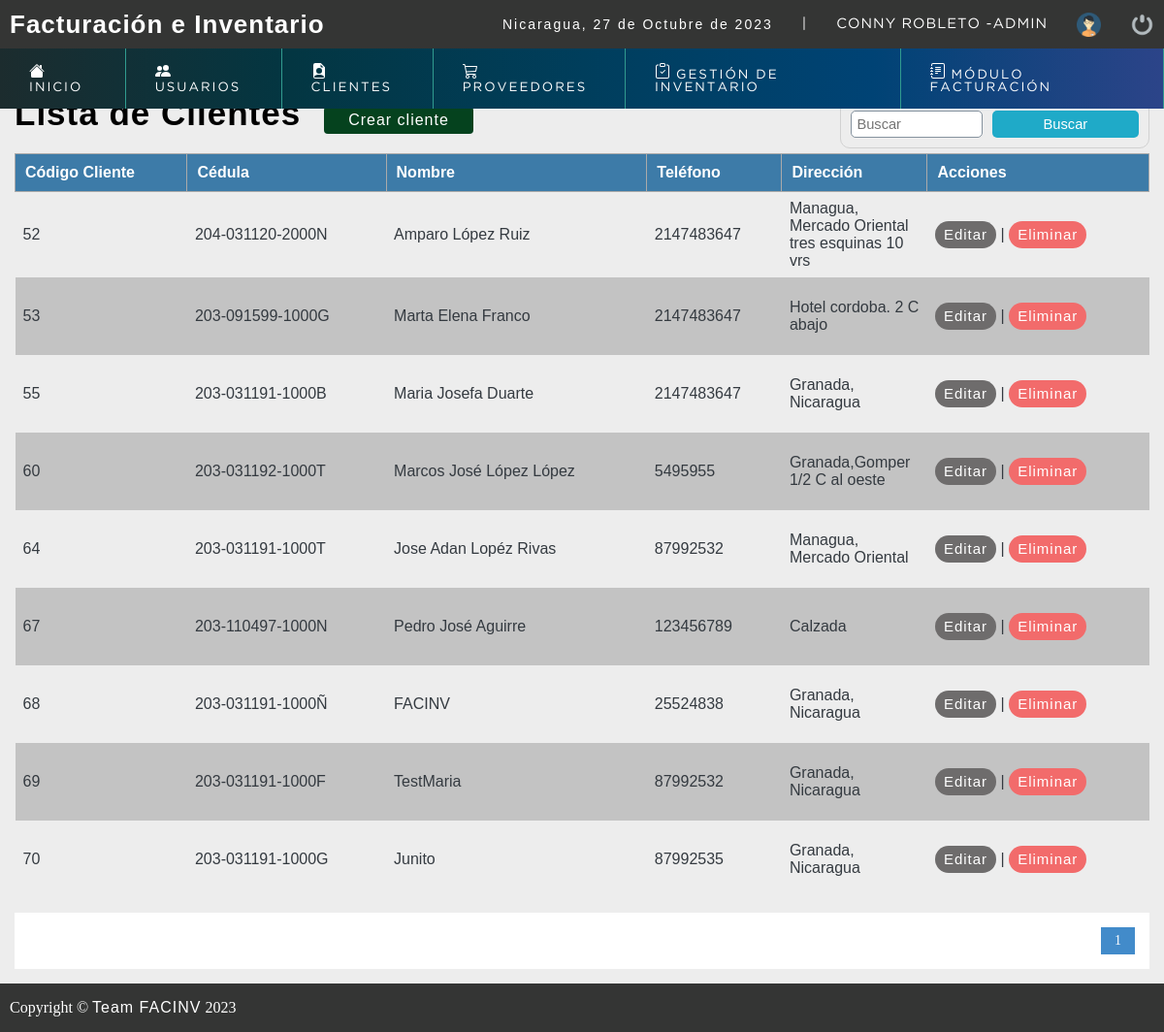
The app's page /sistema/lista_clientes.php (signed in) with its own data.
### tables this page shows
CREATE TABLE `cliente` (
  `idcliente` int(11) NOT NULL,
  `nit` varchar(16) NOT NULL,
  `nombre` varchar(80) DEFAULT NULL,
  `telefono` int(11) DEFAULT NULL,
  `direccion` text DEFAULT NULL,
  `dateadd` datetime NOT NULL DEFAULT current_timestamp(),
  `usuario_id` int(11) NOT NULL,
  `estatus` int(11) NOT NULL DEFAULT 1
);

### sistema/lista_clientes.php (the view, shortened to what this page needs)
<?php
	include "../conexion.php";
 ?>
<!DOCTYPE html>
<html lang="en">
<head>
	<?php include "includes/scripts.php"; ?>
</head>
<body>
	<?php include "includes/header.php"; ?>
	<section id="container">
		<h1>Lista de Clientes</h1>
		<a href="registro_cliente.php" class="btn_new">Crear cliente</a>
		<form action="buscar_cliente.php" method="get" class="form_search">
			<input type="text" name="busqueda" id="busqueda" placeholder="Buscar">
			<input type="submit" value="Buscar" class="btn_search">
		</form>
		<table>
			<tr>
				<th>Código Cliente</th>
				<th>Cédula</th>
				<th>Nombre</th>
				<th>Teléfono</th>
				<th>Dirección</th>
				<th>Acciones</th>
			</tr>
		<?php
			$sql_registe = mysqli_query($conection,"SELECT COUNT(*) as total_registro FROM cliente WHERE estatus = 1 ");
			$result_register = mysqli_fetch_array($sql_registe);
			$total_registro = $result_register['total_registro'];
			$por_pagina = 10;
			if(empty($_GET['pagina']))
			{
				$pagina = 1;
			}else{
				$pagina = $_GET['pagina'];
			}
			$desde = ($pagina-1) * $por_pagina;
			$total_paginas = ceil($total_registro / $por_pagina);
			$query = mysqli_query($conection,"SELECT * FROM cliente WHERE estatus = 1 ORDER BY idcliente ASC LIMIT $desde,$por_pagina
				");
			$result = mysqli_num_rows($query);
			if($result > 0){
				while ($data = mysqli_fetch_array($query)) {
					if ($data["nit"]==0)
						{
							$nit='Consumidor/Final';
						}else{
							$nit=$data["nit"];
						}
			?>
				<tr>
					<td><?php echo $data["idcliente"]; ?></td>
					<td><?php echo $nit; ?></td>
					<td><?php echo $data["nombre"]; ?></td>
					<td><?php echo $data["telefono"]; ?></td>
					<td style=" width: 150px;
  height: 80px;
  overflow: hidden;"><?php echo $data["direccion"]; ?></td>
					<td>
						<a class="link_edit" href="editar_cliente.php?id=<?php echo $data["idcliente"]; ?>">Editar</a>
					<?php if($_SESSION['rol']==1|| $_SESSION['rol']==2){?>
						|
						<a class="link_delete" href="eliminar_confirmar_cliente.php?id=<?php echo $data["idcliente"]; ?>">Eliminar</a>
						<?php }?>
					</td>
				</tr>
		<?php
				}
			}
		 ?>
		</table>
		<div class="paginador">
			<ul>
			<?php
				for ($i=1; $i <= $total_paginas; $i++) {
					if($i == $pagina)
					{
						echo '<li class="pageSelected">'.$i.'</li>';
					}else{
						echo '<li><a href="?pagina='.$i.'">'.$i.'</a></li>';
					}
				}
			 ?>
			</ul>
		</div>
	</section>
	<?php include "includes/footer.php"; ?>
</body>
</html>

### sistema/css/style.css (style rules this page uses)
* { margin: 0; padding: 0; box-sizing: border-box; }
body { background: #ededed; }
h1, h2, h3, h4, h5, h6 { font-family: 'arial'; font-weight: bold; letter-spacing: 1px; }
h1 { font-size: 26px; }
a { text-decoration: none; font-family: arial; letter-spacing: 1px; }
#container { padding: 90px 15px 15px; }
form { background: #FFF; margin: auto; padding: 20px 50px; border: 1px solid #d1d1d1; }
input,select { display: block; width: 100%; font-size: 11pt; padding: 5px; border: 1px solid #85929e; border-radius: 5px; }
.btn_new { display: inline-block; background: #05421e; color: #FFF; padding: 5px 25px; border-radius: 4px; margin: 20px; }
#container h1 { font-size: 35px; display : inline-block; }
table { color: #343a40; border-collapse: collapse; font-size: 12pt; font-family: 'arial'; width: 100%; overflow: hidden; }
table th { text-align: left; padding: 10px; background: #3d7ba8; color:#fff; border: 1px solid #AAAAAA; overflow: hidden; }
table tr:nth-child(odd) { background: rgba(0, 0, 0, 0.178); }
table td { padding: 8px; margin: 15px; }
.link_edit { display: inline-block; padding: 7px 9px; border-radius: 100px; background: rgb(110, 108, 108); color: #fff; font-weight: 60; font-size: 15px; line-height: 14px; }
.link_delete { display: inline-block; padding: 7px 9px; border-radius: 100px; background: #f26b6b;; color: #fff; font-weight: 60; font-size: 15px; line-height: 14px; }
.paginador ul { padding: 15px; list-style: none; background: #FFF; margin-top: 15px; display: -webkit-flex; display: -moz-flex; display: -ms-flex; display: -o-flex; display: flex; justify-content: flex-end; }
.paginador a, .pageSelected { color: #428bca; border: 1px solid #ddd; padding: 5px; display: inline-block; font-size: 14px; text-align: center; width: 35px; }
.pageSelected { color: #FFF; background: #428bca; border: 1px solid #428bca; }
.form_search { margin-top: 13px; display: -webkit-flex; display: -moz-flex; display: -ms-flex; display: -o-flex; display: flex; float: right; background: initial; padding: 10px; border-radius: 10px; }
.form_search .btn_search { background: #1faac8; color: #FFF; padding: 0 20px; border: 0; cursor: pointer; margin-left: 10px; }

### records on screen
cliente: idcliente "52", nit "204-031120-2000N", nombre "Amparo López Ruiz", telefono "2147483647", direccion "Managua, Mercado Oriental tres esquinas 10 vrs"
cliente: idcliente "53", nit "203-091599-1000G", nombre "Marta Elena Franco", telefono "2147483647", direccion "Hotel cordoba. 2 C abajo"
cliente: idcliente "55", nit "203-031191-1000B", nombre "Maria Josefa Duarte", telefono "2147483647", direccion "Granada, Nicaragua"
cliente: idcliente "60", nit "203-031192-1000T", nombre "Marcos José López López", telefono "5495955", direccion "Granada,Gomper 1/2 C al oeste"
cliente: idcliente "64", nit "203-031191-1000T", nombre "Jose Adan Lopéz Rivas", telefono "87992532", direccion "Managua, Mercado Oriental"
cliente: idcliente "67", nit "203-110497-1000N", nombre "Pedro José Aguirre", telefono "123456789", direccion "Calzada"
cliente: idcliente "68", nit "203-031191-1000Ñ", nombre "FACINV", telefono "25524838", direccion "Granada, Nicaragua"
cliente: idcliente "69", nit "203-031191-1000F", nombre "TestMaria", telefono "87992532", direccion "Granada, Nicaragua"
cliente: idcliente "70", nit "203-031191-1000G", nombre "Junito", telefono "87992535", direccion "Granada, Nicaragua"

### other values on screen
fechaC() "27 de Octubre de 2023"
$_SESSION['nombre'] "CONNY ROBLETO"
$_SESSION['user'] "ADMIN"
